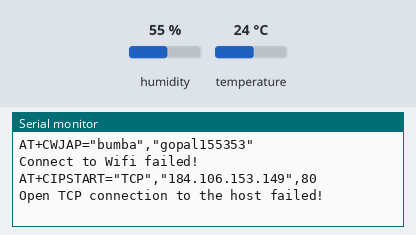
Simulated run of this sketch. Board: Arduino Uno, built with avr-gcc and run on an emulated ATmega328P. On the bench: the last lines printed to the serial monitor. Inputs (shaded band) come from the test bench; at power-on: humidity 55 %, temperature 24 °C.

Above: at 8.2 s.
8.3 s: humidity set to 22 %
At 11.4 s:
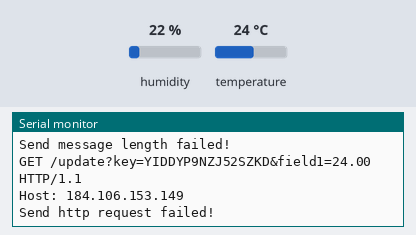
11.5 s: temperature set to 12 °C
13.0 s: humidity set to 40 %
At 18.9 s:
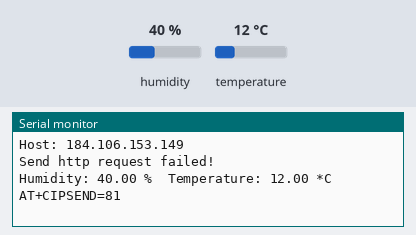

The sketch:

esp8266-dht11-thingspeak-without-wifilib.ino
```cpp
#include "DHT.h"

#define DHTPIN 2
#define DHTTYPE DHT11

String ssid = "bumba";  // SSID to connect to
String password = "gopal155353"; // Our virtual wifi has no password (so dont do your banking stuff on this network)

const String host = "184.106.153.149";

const int httpPort = 80;
const String postUrl = "/update?key=YIDDYP9NZJ52SZKD&field1=";

DHT dht(DHTPIN, DHTTYPE);

// the setup routine runs once when you press reset:
void setup() {
  // Start our ESP8266 Serial Communication
  Serial.begin(115200);   // Serial connection over USB to computer
  Serial.println("AT");   // Serial connection on Tx / Rx port to ESP8266
  delay(1000);        // Wait a little for the ESP to respond
  if (!Serial.find("OK")) Serial.println("Serial connection on Tx / Rx port to ESP8266 failed!");  // check if the ESP is running well

  // Connect to Wifi
  Serial.println("AT+CWJAP=\"" + ssid + "\",\"" + password + "\"");
  delay(1000);        // Wait a little for the ESP to respond
  if (!Serial.find("OK")) Serial.println("Connect to Wifi failed!"); // check if the ESP is running well

  // Open TCP connection to the host:
  Serial.println("AT+CIPSTART=\"TCP\",\"" + host + "\"," + httpPort);
  delay(2000);        // Wait a little for the ESP to respond
  if (!Serial.find("OK")) Serial.println("Open TCP connection to the host failed!"); // check if the ESP is running well
}

// the loop routine runs over and over again forever:
void loop() {
  delay(2000);

  // Reading temperature or humidity takes about 250 milliseconds!
  // Sensor readings may also be up to 2 seconds 'old' (its a very slow sensor)
  float h = dht.readHumidity();
  // Read temperature as Celsius (the default)
  float t = dht.readTemperature();
  // Read temperature as Fahrenheit (isFahrenheit = true)
  float f = dht.readTemperature(true);

  // Check if any reads failed and exit early (to try again).
  if (isnan(h) || isnan(t) || isnan(f)) {
    Serial.println("Failed to read from DHT sensor!");
    return;
  }

  Serial.print("Humidity: ");
  Serial.print(h);
  Serial.print(" %\t");
  Serial.print("Temperature: ");
  Serial.print(t);
  Serial.print(" *C ");

  // Construct our HTTP call
  String httpPacket = "GET " + postUrl + t + " HTTP/1.1\r\nHost: " + host + "\r\n\r\n";
  int length = httpPacket.length();

  // Send our message length
  Serial.print("AT+CIPSEND=");
  Serial.println(length);
  delay(10); // Wait a little for the ESP to respond
  if (!Serial.find(">")) Serial.println("Send message length failed!"); // check if the ESP is running well

  // Send our http request
  Serial.print(httpPacket);
  delay(10); // Wait a little for the ESP to respond
  if (!Serial.find("SEND OK\r\n")) Serial.println("Send http request failed!"); // check if the ESP is running well

  delay(5000);
}
```

Measured:
- after the input at 8.3 s, the serial monitor: prints a new line after 0.73 s (image 1)
- after the input at 13.0 s, the serial monitor: prints a new line after 5.1 s (image 2)
